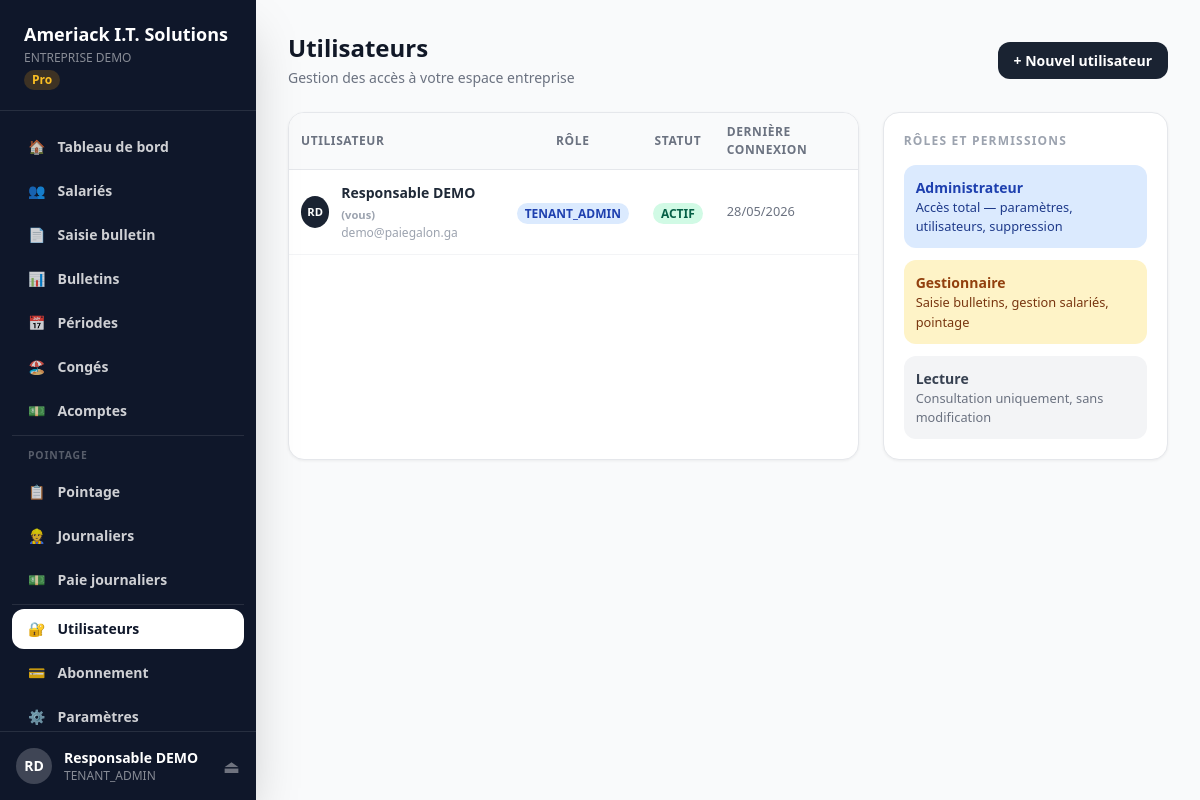
The app's page /utilisateurs (signed in) with its own data.
### models.py (models this page shows, shortened)
class Tenant(db.Model):
    __tablename__ = "tenants"
    id               = db.Column(db.Integer, primary_key=True)
    slug             = db.Column(db.String(50), nullable=False, unique=True)   # ex: maentreprise
    denomination     = db.Column(db.String(200), nullable=False)
    sigle            = db.Column(db.String(50))
    activite         = db.Column(db.String(200))
    secteur          = db.Column(db.String(200))
    nif              = db.Column(db.String(50))
    numero_cnss      = db.Column(db.String(50))
    numero_cnamgs    = db.Column(db.String(50))
    adresse          = db.Column(db.String(300))
    boite_postale    = db.Column(db.String(20))
    telephone        = db.Column(db.String(20))
    ville            = db.Column(db.String(100), default="Libreville")
    region           = db.Column(db.String(100))
    pays             = db.Column(db.String(100), default="Gabon")
    plan_id          = db.Column(db.Integer, db.ForeignKey("plans.id"))
    statut           = db.Column(db.String(20), default="ACTIF")   # ACTIF, SUSPENDU, ESSAI
    date_inscription = db.Column(db.DateTime, default=datetime.utcnow)
    date_expiration  = db.Column(db.DateTime)
    token_api        = db.Column(db.String(64), unique=True)
    logo_url         = db.Column(db.String(500))
    utilisateurs  = db.relationship("Utilisateur", backref="tenant", lazy=True, foreign_keys="Utilisateur.tenant_id")
    salaries      = db.relationship("Salarie", backref="tenant", lazy=True)
    periodes      = db.relationship("PeriodePaie", backref="tenant", lazy=True)
    categories    = db.relationship("CategorieEmploi", backref="tenant", lazy=True)

class Plan(db.Model):
    __tablename__ = "plans"
    id               = db.Column(db.Integer, primary_key=True)
    code             = db.Column(db.String(20), nullable=False, unique=True)
    nom              = db.Column(db.String(100), nullable=False)
    prix_mensuel     = db.Column(db.Numeric(12,2), nullable=False)
    max_salaries     = db.Column(db.Integer)          # None = illimité
    max_utilisateurs = db.Column(db.Integer)
    description      = db.Column(db.Text)
    actif            = db.Column(db.Boolean, default=True)
    tenants = db.relationship("Tenant", backref="plan", lazy=True)

class Utilisateur(db.Model, UserMixin):
    __tablename__ = "utilisateurs"
    id                 = db.Column(db.Integer, primary_key=True)
    nom                = db.Column(db.String(100), nullable=False)
    prenom             = db.Column(db.String(100), nullable=False)
    email              = db.Column(db.String(200), nullable=False, unique=True)
    mot_de_passe_hash  = db.Column(db.String(256), nullable=False)
    role               = db.Column(db.String(30), default="GESTIONNAIRE")
    tenant_id          = db.Column(db.Integer, db.ForeignKey("tenants.id"), nullable=True)
    actif              = db.Column(db.Boolean, default=True)
    derniere_connexion = db.Column(db.DateTime)
    date_creation      = db.Column(db.DateTime, default=datetime.utcnow)
    @property
    def nom_complet(self): return f"{self.prenom} {self.nom}"
    @property
    def is_super_admin(self): return self.role == "SUPER_ADMIN"
    @property
    def is_tenant_admin(self): return self.role in ("SUPER_ADMIN","TENANT_ADMIN")

### app.py (the view)
@app.route("/utilisateurs")
@login_required
def utilisateurs():
    if current_user.is_super_admin: return redirect(url_for("admin_dashboard"))
    t = get_tenant()
    if not t: return redirect(url_for("login"))
    liste = Utilisateur.query.filter_by(tenant_id=t.id).order_by(Utilisateur.nom).all()
    return render_template("tenant/utilisateurs.html", tenant=t, utilisateurs=liste, users=liste)

### app.py (called while the page is built)
@login_manager.user_loader
def load_user(uid): return Utilisateur.query.get(int(uid))

def get_tenant():
    if current_user.is_super_admin:
        return None
    return current_user.tenant

@app.template_filter("date_fr")
def date_fr_filter(v):
    if not v: return "—"
    if isinstance(v,str):
        try: v=datetime.strptime(v[:10],"%Y-%m-%d").date()
        except: return v
    return v.strftime("%d/%m/%Y")

@app.context_processor
def inject_globals(): return {"now":datetime.now(),"enumerate":enumerate}

### templates/tenant/utilisateurs.html (shortened to what this page needs)
{% extends "tenant/base.html" %}
{% block content %}
<div style="display:flex;align-items:center;justify-content:space-between;margin-bottom:1.5rem">
  <div>
    <h1 class="text-2xl font-black text-gray-900">Utilisateurs</h1>
    <p class="text-gray-500 text-sm mt-1">Gestion des accès à votre espace entreprise</p>
  </div>
  {% if current_user.is_tenant_admin %}
  <a href="/utilisateurs/nouveau" class="btn-primary">+ Nouvel utilisateur</a>
  {% endif %}
</div>
<div style="display:grid;grid-template-columns:2fr 1fr;gap:1.5rem">
  <div class="card overflow-hidden">
    <table>
      <thead>
        <tr>
          <th>Utilisateur</th>
          <th style="text-align:center">Rôle</th>
          <th style="text-align:center">Statut</th>
          <th>Dernière connexion</th>
        </tr>
      </thead>
      <tbody>
        {% for u in utilisateurs %}
        <tr>
          <td>
            <div style="display:flex;align-items:center;gap:.75rem">
              <div style="width:2rem;height:2rem;border-radius:50%;background:#1a2332;color:white;display:flex;align-items:center;justify-content:center;font-size:.7rem;font-weight:900">
                {{ u.prenom[0] }}{{ u.nom[0] }}
              </div>
              <div>
                <div style="font-weight:700;font-size:.875rem">{{ u.nom_complet }}
                  {% if u.id == current_user.id %}<span style="font-size:.7rem;color:#9ca3af">(vous)</span>{% endif %}
                </div>
                <div style="font-size:.75rem;color:#9ca3af">{{ u.email }}</div>
              </div>
            </div>
          </td>
          <td style="text-align:center">
            <span style="font-size:.75rem;font-weight:700;padding:.125rem .5rem;border-radius:9999px;
              {% if u.role=='TENANT_ADMIN' %}background:#dbeafe;color:#1e40af
              {% elif u.role=='GESTIONNAIRE' %}background:#fef3c7;color:#92400e
              {% else %}background:#f3f4f6;color:#6b7280{% endif %}">
              {{ u.role }}
            </span>
          </td>
          <td style="text-align:center">
            <span style="font-size:.75rem;font-weight:700;padding:.125rem .5rem;border-radius:9999px;
              {% if u.actif %}background:#d1fae5;color:#065f46{% else %}background:#fee2e2;color:#991b1b{% endif %}">
              {{ 'ACTIF' if u.actif else 'INACTIF' }}
            </span>
          </td>
          <td style="font-size:.8rem;color:#6b7280">
            {{ u.derniere_connexion|date_fr if u.derniere_connexion else 'Jamais' }}
          </td>
        </tr>
        {% else %}
        <tr><td colspan="4" style="text-align:center;padding:2rem;color:#9ca3af">Aucun utilisateur</td></tr>
        {% endfor %}
      </tbody>
    </table>
  </div>
  <div class="card p-5">
    <h2 class="text-xs font-bold text-gray-400 uppercase tracking-widest mb-4">Rôles et permissions</h2>
    <div style="display:flex;flex-direction:column;gap:.75rem;font-size:.875rem">
      <div style="background:#dbeafe;border-radius:.75rem;padding:.75rem">
        <div style="font-weight:700;color:#1e40af">Administrateur</div>
        <div style="color:#1e3a8a;font-size:.8rem">Accès total — paramètres, utilisateurs, suppression</div>
      </div>
      <div style="background:#fef3c7;border-radius:.75rem;padding:.75rem">
        <div style="font-weight:700;color:#92400e">Gestionnaire</div>
        <div style="color:#78350f;font-size:.8rem">Saisie bulletins, gestion salariés, pointage</div>
      </div>
      <div style="background:#f3f4f6;border-radius:.75rem;padding:.75rem">
        <div style="font-weight:700;color:#374151">Lecture</div>
        <div style="color:#6b7280;font-size:.8rem">Consultation uniquement, sans modification</div>
      </div>
    </div>
  </div>
</div>
{% endblock %}

### templates/tenant/base.html (shortened to what this page needs)
<!DOCTYPE html>
<html lang="fr">
<head>
  <script src="https://cdn.tailwindcss.com"></script>
</head>
<body class="bg-gray-50 text-gray-800">
<div class="flex min-h-screen">
  <aside class="w-64 bg-slate-900 text-white flex flex-col fixed h-full z-20 shadow-2xl">
    <div class="px-6 py-5 border-b border-white/10">
      <div class="text-lg font-black">Ameriack I.T. Solutions</div>
      <div class="text-xs text-white/50 mt-0.5 truncate">
        {% if tenant %}{{ tenant.denomination }}{% else %}Espace entreprise{% endif %}
      </div>
      {% if tenant and tenant.plan %}
      <span class="text-xs bg-amber-500/20 text-amber-400 px-2 py-0.5 rounded-full font-bold mt-1 inline-block">
        {{ tenant.plan.nom }}
      </span>
      {% endif %}
    </div>
    <nav class="flex-1 px-3 py-4 space-y-1 overflow-y-auto">
      {% set ep = request.endpoint %}
      <a href="/dashboard" class="flex items-center gap-3 px-4 py-2.5 rounded-xl text-sm font-semibold transition-all {{ 'bg-white text-slate-900' if ep=='dashboard' else 'text-white/80 hover:bg-white/10' }}">
        🏠 <span>Tableau de bord</span>
      </a>
      <a href="/salaries" class="flex items-center gap-3 px-4 py-2.5 rounded-xl text-sm font-semibold transition-all {{ 'bg-white text-slate-900' if 'salari' in ep else 'text-white/80 hover:bg-white/10' }}">
        👥 <span>Salariés</span>
      </a>
      <a href="/bulletins/saisie" class="flex items-center gap-3 px-4 py-2.5 rounded-xl text-sm font-semibold transition-all {{ 'bg-white text-slate-900' if ep=='bulletin_saisie' else 'text-white/80 hover:bg-white/10' }}">
        📄 <span>Saisie bulletin</span>
      </a>
      <a href="/bulletins" class="flex items-center gap-3 px-4 py-2.5 rounded-xl text-sm font-semibold transition-all {{ 'bg-white text-slate-900' if ep=='bulletins' else 'text-white/80 hover:bg-white/10' }}">
        📊 <span>Bulletins</span>
      </a>
      <a href="/periodes" class="flex items-center gap-3 px-4 py-2.5 rounded-xl text-sm font-semibold transition-all {{ 'bg-white text-slate-900' if ep=='periodes' else 'text-white/80 hover:bg-white/10' }}">
        📅 <span>Périodes</span>
      </a>
      <a href="/conges" class="flex items-center gap-3 px-4 py-2.5 rounded-xl text-sm font-semibold transition-all {{ 'bg-white text-slate-900' if 'conge' in ep else 'text-white/80 hover:bg-white/10' }}">
        🏖️ <span>Congés</span>
      </a>
      <a href="/acomptes" class="flex items-center gap-3 px-4 py-2.5 rounded-xl text-sm font-semibold transition-all {{ 'bg-white text-slate-900' if 'acompte' in ep else 'text-white/80 hover:bg-white/10' }}">
        💵 <span>Acomptes</span>
      </a>
      <div class="border-t border-white/10 my-2"></div>
      <p style="font-size:.65rem;font-weight:700;color:rgba(255,255,255,.3);text-transform:uppercase;letter-spacing:.08em;padding:.5rem 1rem .25rem">Pointage</p>
      <a href="/pointage" class="flex items-center gap-3 px-4 py-2.5 rounded-xl text-sm font-semibold transition-all {{ 'bg-white text-slate-900' if ep=='pointage' else 'text-white/80 hover:bg-white/10' }}">
        📋 <span>Pointage</span>
      </a>
      <a href="/journaliers" class="flex items-center gap-3 px-4 py-2.5 rounded-xl text-sm font-semibold transition-all {{ 'bg-white text-slate-900' if 'journalier' in ep else 'text-white/80 hover:bg-white/10' }}">
        👷 <span>Journaliers</span>
      </a>
      <a href="/journaliers/paie" class="flex items-center gap-3 px-4 py-2.5 rounded-xl text-sm font-semibold transition-all {{ 'bg-white text-slate-900' if 'journaliers_paie' in ep else 'text-white/80 hover:bg-white/10' }}">
        💵 <span>Paie journaliers</span>
      </a>
      <div class="border-t border-white/10 my-2"></div>
      {% if current_user.is_tenant_admin %}
      <a href="/utilisateurs" class="flex items-center gap-3 px-4 py-2.5 rounded-xl text-sm font-semibold transition-all {{ 'bg-white text-slate-900' if 'utilisateur' in ep else 'text-white/80 hover:bg-white/10' }}">
        🔐 <span>Utilisateurs</span>
      </a>
      {% endif %}
      <a href="/paiement" class="flex items-center gap-3 px-4 py-2.5 rounded-xl text-sm font-semibold transition-all {{ 'bg-white text-slate-900' if ep=='paiement' else 'text-white/80 hover:bg-white/10' }}">
        💳 <span>Abonnement</span>
      </a>
      <a href="/parametres" class="flex items-center gap-3 px-4 py-2.5 rounded-xl text-sm font-semibold transition-all {{ 'bg-white text-slate-900' if ep=='parametres' else 'text-white/80 hover:bg-white/10' }}">
        ⚙️ <span>Paramètres</span>
      </a>
    </nav>
    <div class="px-4 py-4 border-t border-white/10">
      <div class="flex items-center gap-3">
        <div class="w-9 h-9 rounded-full bg-white/20 flex items-center justify-center text-sm font-black flex-shrink-0">
          {{ current_user.prenom[0] }}{{ current_user.nom[0] }}
        </div>
        <div class="flex-1 min-w-0">
          <div class="text-sm font-bold truncate">{{ current_user.nom_complet }}</div>
          <div class="text-xs text-white/50">{{ current_user.role }}</div>
        </div>
        <a href="/logout" title="Déconnexion" class="text-white/40 hover:text-white text-lg">⏏</a>
      </div>
    </div>
  </aside>
  <main class="ml-64 flex-1 p-8 min-h-screen">
    {% block content %}{% endblock %}
  </main>
</div>
</body>
</html>

### templates/tenant/base.html (style rules this page uses)
body { font-family:'Segoe UI',system-ui,sans-serif }
.card { background:white;border-radius:1rem;border:1px solid #e5e7eb;box-shadow:0 1px 3px rgba(0,0,0,.06) }
.btn-primary { background:#1a2332;color:white;padding:.5rem 1rem;border-radius:.75rem;font-weight:700;font-size:.875rem;display:inline-block;cursor:pointer;border:none }
table { width:100%;border-collapse:collapse }
th { background:#f9fafb;padding:.625rem .75rem;text-align:left;font-size:.75rem;font-weight:700;color:#6b7280;text-transform:uppercase;letter-spacing:.05em;border-bottom:1px solid #e5e7eb }
td { padding:.75rem;border-bottom:1px solid #f3f4f6;font-size:.875rem }

### records on screen
Tenant: denomination "ENTREPRISE DEMO"
Plan: plan.nom "Pro"
Utilisateur: prenom "R", nom "D", nom_complet "Responsable DEMO", role "TENANT_ADMIN", shows "(vous)", email "demo@paiegalon.ga", actif "ACTIF", derniere_connexion "28/05/2026"
